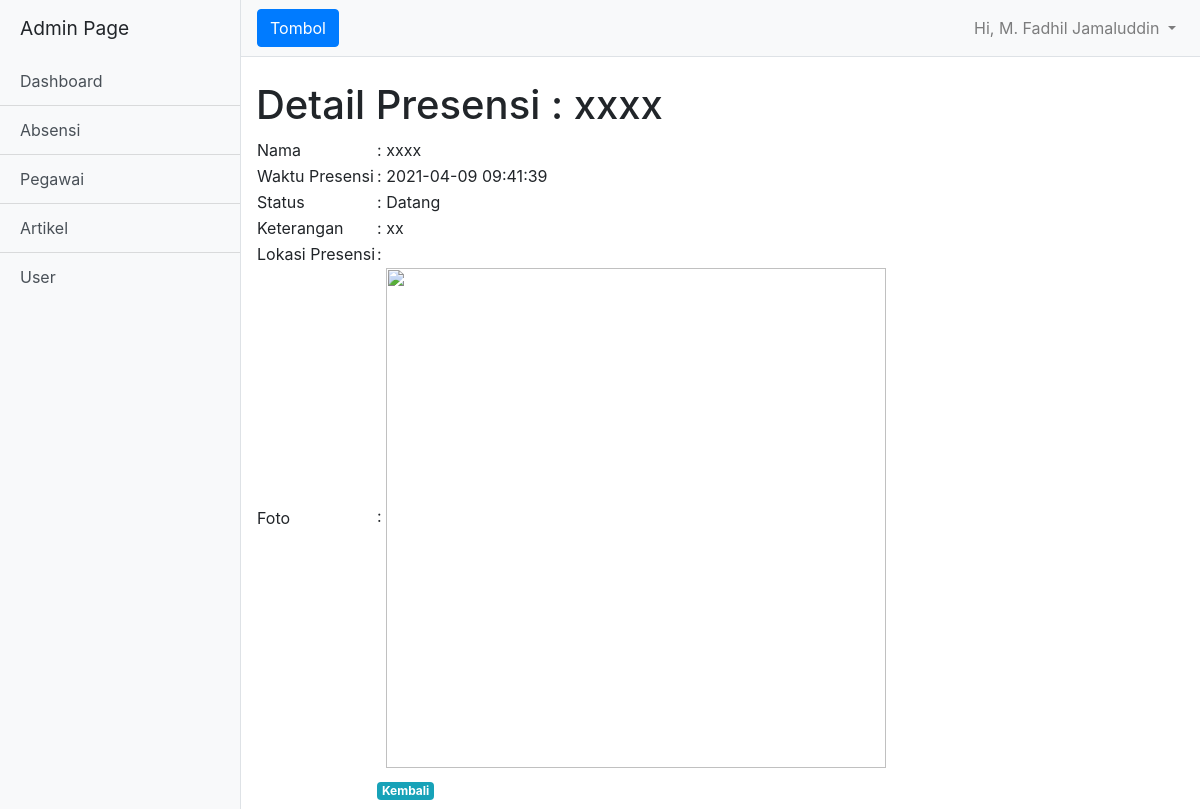
Page /abs_detail.php?id=13 (signed in) on the committed database.
### tables this page shows
CREATE TABLE `presensi` (
  `id` int(11) NOT NULL,
  `nama` varchar(50) NOT NULL,
  `waktu` timestamp NOT NULL DEFAULT current_timestamp() ON UPDATE current_timestamp(),
  `status` varchar(25) NOT NULL,
  `ket` varchar(25) NOT NULL,
  `lokasi` text NOT NULL,
  `foto` text NOT NULL
);

### abs_detail.php (the view, shortened to what this page needs)
<?php
$nama=$_SESSION["nama"];
?>
<!DOCTYPE html>
<html lang="en">
<head>
  <link href="vendor/bootstrap/css/bootstrap.min.css" rel="stylesheet">
  <link href="css/simple-sidebar.css" rel="stylesheet">
</head>
<body>
  <div class="d-flex" id="wrapper">
    <div class="bg-light border-right" id="sidebar-wrapper">
      <div class="sidebar-heading">Admin Page </div>
      <div class="list-group list-group-flush">
      <a href="utama.php" class="list-group-item list-group-item-action bg-light">Dashboard</a>
        <a href="abs_tampil.php" class="list-group-item list-group-item-action bg-light">Absensi</a>
        <a href="peg_index.php" class="list-group-item list-group-item-action bg-light">Pegawai</a>
        <a href="#" class="list-group-item list-group-item-action bg-light">Artikel</a>
        <a href="#" class="list-group-item list-group-item-action bg-light">User</a>
      </div>
    </div>
    <div id="page-content-wrapper">
      <nav class="navbar navbar-expand-lg navbar-light bg-light border-bottom">
        <button class="btn btn-primary" id="menu-toggle">Tombol</button>
        <div class="collapse navbar-collapse" id="navbarSupportedContent">
          <ul class="navbar-nav ml-auto mt-2 mt-lg-0">
            <li class="nav-item dropdown">
              <a class="nav-link dropdown-toggle" href="#" id="navbarDropdown" role="button" data-toggle="dropdown" aria-haspopup="true" aria-expanded="false">
                Hi, <?php echo $nama; ?>
              </a>
            </li>
          </ul>
        </div>
      </nav>
	  <div class="container" style="margin-top:20px">
      <?php include('config.php');
      $id = $_GET['id'];
      $query = mysqli_query($koneksi, "SELECT * FROM presensi WHERE id = $id");
      $data = mysqli_fetch_array($query);
        ?>
      <h1 class="mt-4">Detail Presensi : <?php echo $data['nama'] ?></h1>
      <table border="0">
        <tr>
            <td size="90">Nama</td>
            <td>: <?php echo $data['nama']?></td>
        </tr>
        <tr>
            <td>Waktu Presensi</td>
            <td>: <?php echo $data['waktu']?></td>
        </tr>
        <tr>
            <td>Status</td>
            <td>: <?php echo $data['status']?>
        </tr>
        <tr>
            <td>Keterangan</td>
            <td>: <?php echo $data['ket']?></td>
        </tr>
        <tr>
            <td>Lokasi Presensi</td>
            <td>: <?php echo $data['lokasi']?></td>
        </tr>
        <tr>
            <td>Foto</td>
            <td>: <img src="upload/<?php echo $data['foto'] ?>" width="500px" height="500px"></td>
        </tr>
        <tr height="40">
            <td></td>
            <td>   <a href="abs_tampil.php" class="badge badge-info">Kembali</a></td>
        </tr>
    </table>
      </div>
    </div>
  </div>
</body>
</html>

### css/simple-sidebar.css (style rules this page uses)
#wrapper { overflow-x: hidden; }
#sidebar-wrapper { min-height: 100vh; margin-left: -15rem; -webkit-transition: margin .25s ease-out; -moz-transition: margin .25s ease-out; -o-transition: margin .25s ease-out; transition: margin .25s ease-out; }
#sidebar-wrapper .sidebar-heading { padding: 0.875rem 1.25rem; font-size: 1.2rem; }
#sidebar-wrapper .list-group { width: 15rem; }
#page-content-wrapper { min-width: 100vw; }
@media (min-width: 768px) { #sidebar-wrapper { margin-left: 0; } }
@media (min-width: 768px) { #page-content-wrapper { min-width: 0; width: 100%; } }

### rows in the picture
presensi: nama "xxxx", waktu "2021-04-09 09:41:39", status "Datang", ket "xx"

### other values in the picture
$nama "M. Fadhil Jamaluddin"
